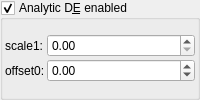
    <widget class="MyGroupBox" name="groupCheck_analyticDE_enabled">
     <property name="title">
      <string>Analytic D&amp;E enabled</string>
     </property>
     <property name="checkable">
      <bool>true</bool>
     </property>
     <layout class="QVBoxLayout" name="verticalLayout_12" stretch="0">
      <property name="spacing">
       <number>2</number>
      </property>
      <property name="leftMargin">
       <number>2</number>
      </property>
      <property name="topMargin">
       <number>2</number>
      </property>
      <property name="rightMargin">
       <number>2</number>
      </property>
      <property name="bottomMargin">
       <number>2</number>
      </property>
      <item>
       <layout class="QGridLayout" name="gridLayout_28" columnstretch="0,0,1">
        <property name="spacing">
         <number>2</number>
        </property>
        <item row="1" column="1">
         <widget class="QLabel" name="label_178">
          <property name="text">
           <string>offset0:</string>
          </property>
         </widget>
        </item>
        <item row="0" column="1">
         <widget class="QLabel" name="label_179">
          <property name="text">
           <string>scale1:</string>
          </property>
         </widget>
        </item>
        <item row="0" column="2">
         <widget class="MyDoubleSpinBox" name="spinbox_analyticDE_scale_1">
          <property name="sizePolicy">
           <sizepolicy hsizetype="Minimum" vsizetype="Maximum">
            <horstretch>0</horstretch>
            <verstretch>0</verstretch>
           </sizepolicy>
          </property>
          <property name="prefix">
           <string/>
          </property>
          <property name="suffix">
           <string/>
          </property>
          <property name="decimals">
           <number>2</number>
          </property>
          <property name="minimum">
           <double>0.000000000000000</double>
          </property>
          <property name="maximum">
           <double>99.989999999999995</double>
          </property>
          <property name="singleStep">
           <double>0.100000000000000</double>
          </property>
         </widget>
        </item>
        <item row="1" column="2">
         <widget class="MyDoubleSpinBox" name="spinbox_analyticDE_offset_0">
          <property name="sizePolicy">
           <sizepolicy hsizetype="Minimum" vsizetype="Maximum">
            <horstretch>0</horstretch>
            <verstretch>0</verstretch>
           </sizepolicy>
          </property>
          <property name="prefix">
           <string/>
          </property>
          <property name="suffix">
           <string/>
          </property>
          <property name="decimals">
           <number>2</number>
          </property>
          <property name="minimum">
           <double>-99.989999999999995</double>
          </property>
          <property name="maximum">
           <double>99.989999999999995</double>
          </property>
          <property name="singleStep">
           <double>0.100000000000000</double>
          </property>
         </widget>
        </item>
       </layout>
      </item>
     </layout>
    </widget>
